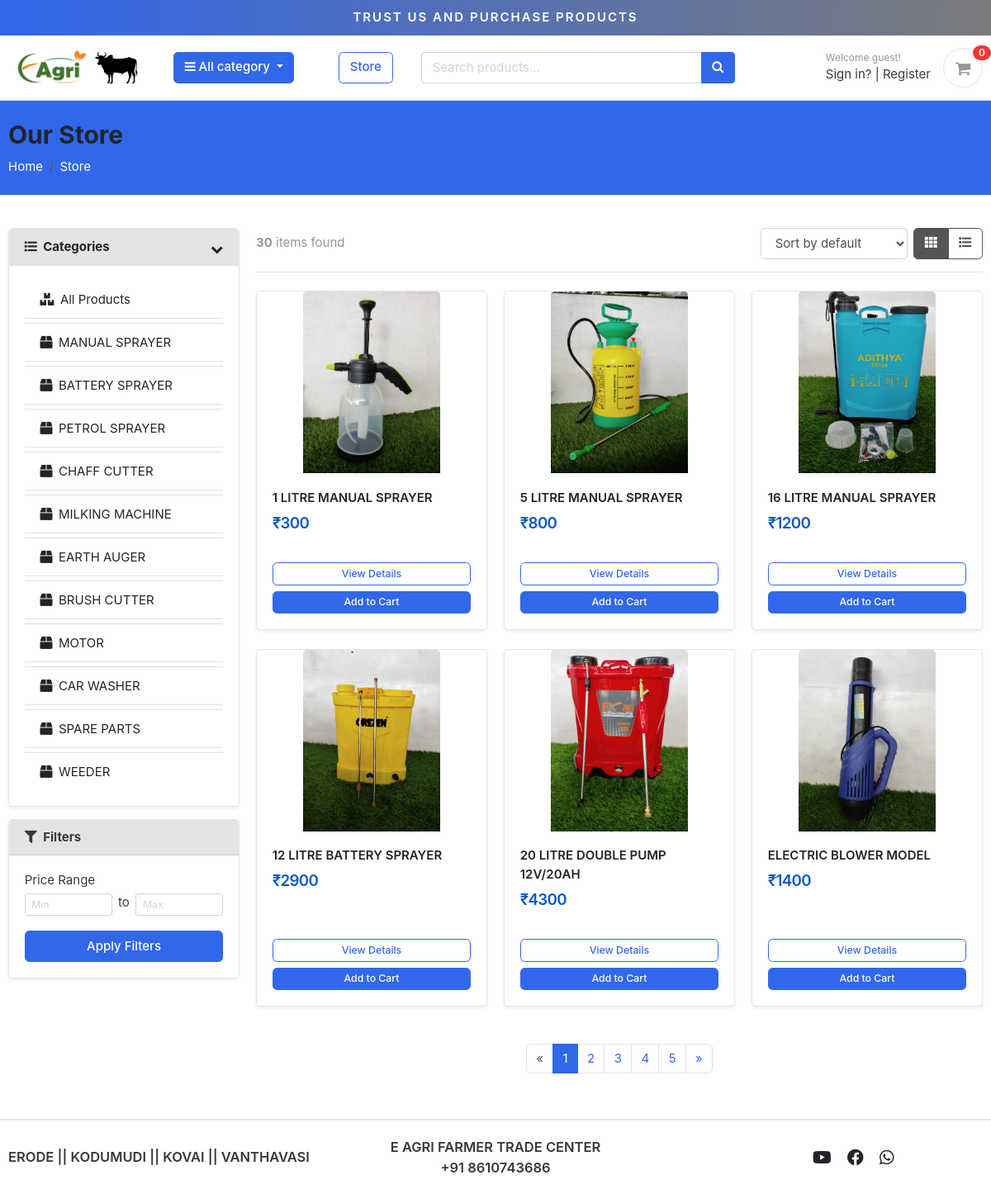
/store/, run on the app's committed database.
### category/models.py (models this page shows, shortened)
class Category(models.Model):
    category_name = models.CharField(max_length=50)
    slug = models.SlugField(max_length=100,unique=True)
    description = models.TextField(max_length=255)
    cat_image = models.ImageField(upload_to='photos/categories',blank=True)
    class Meta:
        verbose_name = 'category'
        verbose_name_plural = 'categories'
    def get_url(self):
        return reverse('product_by_category', args=[self.slug])

### store/models.py (models this page shows, shortened)
class Product(models.Model):
    product_name = models.CharField(max_length=200, unique=True)
    slug = models.SlugField(max_length=200,unique=True)
    description  =models.TextField(max_length=500,unique=True)
    price = models.IntegerField()
    image = models.ImageField(upload_to='photos/products')
    stock = models.IntegerField()
    youtube_link = models.URLField(blank=True, null=True)
    is_available = models.BooleanField(default=True)
    category = models.ForeignKey(Category, on_delete=models.CASCADE)
    created_date = models.DateTimeField(auto_now_add=True)
    modified_date = models.DateTimeField(auto_now=True)
    def get_url(self):
        return reverse('product_detail',args=[self.category.slug,self.slug])

### store/views.py (the view)
# urls.py: path('store/',include('store.urls')),
def store(request, category_slug=None):
    categories = None
    products = None
    if category_slug is not None:
        categories = get_object_or_404(Category, slug=category_slug)
        products = Product.objects.filter(category=categories, is_available=True)
    else:
        products = Product.objects.filter(is_available=True)
    min_price = request.GET.get('min_price')
    max_price = request.GET.get('max_price')
    if min_price:
        products = products.filter(price__gte=min_price)
    if max_price:
        products = products.filter(price__lte=max_price)
    sort = request.GET.get('sort')
    if sort == 'price_asc':
        products = products.order_by('price')
    elif sort == 'price_desc':
        products = products.order_by('-price')
    elif sort == 'newest':
        products = products.order_by('-created_date')
    else:
        products = products.order_by('id')
    product_count = products.count()
    paginator = Paginator(products, 6)  # Show 6 products per page
    page = request.GET.get('page')
    try:
        paged_products = paginator.page(page)
    except PageNotAnInteger:
        paged_products = paginator.page(1)
    except EmptyPage:
        paged_products = paginator.page(paginator.num_pages)
    context = {
        'products': paged_products,
        'product_count': product_count,
    }
    return render(request, 'store/store.html', context)

### carts/context_processors.py (called while the page is built)
def counter(request):
    cart_count = 0
    if 'admin' in request.path:
        return {}
    else:
        try:
            cart = Cart.objects.filter(cart_id=_cart_id(request))
            if request.user.is_authenticated:
                cart_items = CartItem.objects.all().filter(user=request.user)
            else:
                cart_items = CartItem.objects.all().filter(cart=cart[:1])
            for cart_item in cart_items:
                cart_count += cart_item.quantity
        except Cart.DoesNotExist:
            cart_count = 0
    return dict(cart_count=cart_count)

### carts/views.py (called while the page is built)
def _cart_id(request):
    cart = request.session.session_key
    if not cart:
        cart = request.session.create()
    return cart

### category/context_processors.py (called while the page is built)
def menu_links(request):
    links = Category.objects.all()
    return dict(links=links)

### templates/store/store.html (shortened to what this page needs)
{% extends 'base.html' %}
{% load static %}
{% block content %}
<section class="section-pagetop bg-primary bg-gradient py-4">
<div class="container text-white">
    {% if 'search' in request.path %}
        <h2 class="title-page display-6">Search Results for "{{ keyword }}"</h2>
    {% else %}
        <h2 class="title-page display-6">Our Store</h2>
    {% endif %}
    <nav aria-label="breadcrumb">
        <ol class="breadcrumb">
            <li class="breadcrumb-item"><a href="{% url 'home' %}" class="text-white">Home</a></li>
            <li class="breadcrumb-item active text-white" aria-current="page">Store</li>
        </ol>
    </nav>
</div>
</section>
<section class="section-content padding-y">
<div class="container">
<div class="row">
    <aside class="col-md-3">
        <div class="card shadow-sm">
            <article class="filter-group">
                <header class="card-header bg-light">
                    <a href="#" data-toggle="collapse" data-target="#collapse_1" aria-expanded="true" class="d-flex justify-content-between align-items-center text-dark">
                        <h6 class="title mb-0"><i class="fas fa-list mr-2"></i>Categories</h6>
                        <i class="icon-control fa fa-chevron-down"></i>
                    </a>
                </header>
                <div class="filter-content collapse show" id="collapse_1">
                    <div class="card-body">
                        <ul class="list-menu list-group list-group-flush">
                            <li class="list-group-item"><a href="{% url 'store' %}" class="text-dark"><i class="fas fa-boxes mr-2"></i>All Products</a></li>
                            {% for category in links %}
                                <li class="list-group-item"><a href="{{ category.get_url }}" class="text-dark"><i class="fas fa-box mr-2"></i>{{ category.category_name }}</a></li>
                            {% endfor %}
                        </ul>
                    </div>
                </div>
            </article>
        </div>
        <div class="card mt-3 shadow-sm">
            <div class="card-header bg-light">
                <h6 class="mb-0"><i class="fas fa-filter mr-2"></i>Filters</h6>
            </div>
            <div class="card-body">
                <form method="GET" action="{% if 'search' in request.path %}{% url 'search' %}{% else %}{% url 'store' %}{% endif %}">
                    <div class="form-group">
                        <label>Price Range</label>
                        <div class="d-flex justify-content-between mb-2">
                            <input type="number" class="form-control form-control-sm" name="min_price" placeholder="Min" value="{{ request.GET.min_price }}">
                            <span class="px-2">to</span>
                            <input type="number" class="form-control form-control-sm" name="max_price" placeholder="Max" value="{{ request.GET.max_price }}">
                        </div>
                    </div>
                    <button type="submit" class="btn btn-primary btn-block">Apply Filters</button>
                </form>
            </div>
        </div>
    </aside>
    <main class="col-md-9">
        <header class="border-bottom mb-4 pb-3 d-flex flex-column flex-md-row justify-content-between align-items-center">
            <div class="mb-2 mb-md-0">
                <span class="text-muted"><b>{{ product_count }}</b> {% if product_count == 1 %}item{% else %}items{% endif %} found</span>
            </div>
            <div class="form-inline">
                <form method="GET" action="{% if 'search' in request.path %}{% url 'search' %}{% else %}{% url 'store' %}{% endif %}" class="mr-2">
                    <select name="sort" class="form-control" onchange="this.form.submit()">
                        <option value="">Sort by default</option>
                    </select>
                </form>
                <div class="btn-group">
                    <button class="btn btn-outline-secondary active" data-toggle="tooltip" title="Grid view">
                        <i class="fas fa-th"></i>
                    </button>
                    <button class="btn btn-outline-secondary" data-toggle="tooltip" title="List view">
                        <i class="fas fa-list"></i>
                    </button>
                </div>
            </div>
        </header>
        {% if products %}
        <div class="row">
            {% for product in products %}
                <div class="col-md-4 mb-4">
                    <div class="card card-product-grid h-100 shadow-sm">
                        <div class="img-wrap position-relative">
                            <a href="{{ product.get_url }}">
                                <img src="{{ product.image.url }}" class="card-img-top" alt="{{ product.product_name }}">
                            </a>
                        </div>
                        <div class="card-body d-flex flex-column">
                            <a href="{{ product.get_url }}" class="title font-weight-bold text-dark">{{ product.product_name }}</a>
                            <div class="price-wrap mt-2 mb-3">
                                {% if product.discount_price %}
                                    <span class="price h5">₹{{ product.discount_price }}</span>
                                    <del class="price-old text-muted">₹{{ product.price }}</del>
                                {% else %}
                                    <span class="price h5">₹{{ product.price }}</span>
                                {% endif %}
                            </div>
                            <div class="mt-auto">
                                <a href="{{ product.get_url }}" class="btn btn-outline-primary btn-block btn-sm">View Details</a>
                                <form action="{% url 'add_cart' product.id %}" method="POST" class="add-to-cart-form">
                                    <button type="submit" class="btn btn-primary btn-block btn-sm mt-2">Add to Cart</button>
                                </form>
                            </div>
                        </div>
                    </div>
                </div>
            {% endfor %}
        </div>
        {% endif %}
        <nav class="mt-4" aria-label="Page navigation">
            {% if products.has_other_pages %}
                <ul class="pagination justify-content-center">
                    {% if products.has_previous %}
                        <li class="page-item">
                            <a class="page-link" href="?page={{ products.previous_page_number }}{% if request.GET.keyword %}&keyword={{ request.GET.keyword }}{% endif %}{% if request.GET.min_price %}&min_price={{ request.GET.min_price }}{% endif %}{% if request.GET.max_price %}&max_price={{ request.GET.max_price }}{% endif %}{% if request.GET.sort %}&sort={{ request.GET.sort }}{% endif %}" aria-label="Previous">
                                <span aria-hidden="true">&laquo;</span>
                            </a>
                        </li>
                    {% else %}
                        <li class="page-item disabled">
                            <a class="page-link" href="#" tabindex="-1" aria-disabled="true">
                                <span aria-hidden="true">&laquo;</span>
                            </a>
                        </li>
                    {% endif %}
                    {% for i in products.paginator.page_range %}
                        {% if products.number == i %}
                            <li class="page-item active" aria-current="page">
                                <a class="page-link" href="#">{{ i }}</a>
                            </li>
                        {% else %}
                            <li class="page-item">
                                <a class="page-link" href="?page={{ i }}">{{ i }}</a>
                            </li>
                        {% endif %}
                    {% endfor %}
                    {% if products.has_next %}
                        <li class="page-item">
                            <a class="page-link" href="?page={{ products.next_page_number }}" aria-label="Next">
                                <span aria-hidden="true">&raquo;</span>
                            </a>
                        </li>
                    {% else %}
                        <li class="page-item disabled">
                            <a class="page-link" href="#" tabindex="-1" aria-disabled="true">
                                <span aria-hidden="true">&raquo;</span>
                            </a>
                        </li>
                    {% endif %}
                </ul>
            {% endif %}
        </nav>
    </main>
</div>
</div>
</section>
{% endblock %}

### static/css/ui.css (style rules this page uses)
html { font-family: "Inter", sans-serif; font-size: 15px; }
.img-wrap { text-align: center; display: block; }
.img-wrap img { max-width: 100%; }
.price-wrap { letter-spacing: -0.7px; }
.padding-y { padding-top: 40px; padding-bottom: 40px; }
article:after, .form-group:after { display: block; clear: both; content: ""; }
.title-page { color: #212529; }
[class*=list-] li:after { visibility: hidden; display: block; content: ""; overflow: hidden; height: 0; clear: both; }
.list-menu { list-style: none; margin: 0; padding-left: 0; }
.list-menu li { margin-bottom: 5px; }
.list-menu a { color: #343a40; }
[class*=card-product] a.title { color: #212529; display: block; }
[class*=card-product] .img-wrap { overflow: hidden; position: relative; }
[class*=card-product] .img-wrap img { height: 100%; max-width: 100%; width: auto; display: inline-block; -o-object-fit: cover; object-fit: cover; }
.card-product-grid { margin-bottom: 20px; }
.card-product-grid .img-wrap { border-radius: 0.2rem 0.2rem 0 0; height: 220px; }
.card .img-wrap { overflow: hidden; }
.price { font-weight: 600; color: #212529; }
.icon-control { margin-top: 5px; float: right; font-size: 80%; }
.card-header .title { margin-bottom: 0; line-height: 1.5; }
.filter-group { border-bottom: 1px solid #e4e4e4; }
.filter-group .card-header { border-bottom: 0; }
.filter-group:last-child { border-bottom: 0; }
.section-pagetop { padding: 45px 0; }

### static/css/custom.css (style rules this page uses)
.price { color: #0a58ca; font-weight: 600; }
.btn-primary { transition: all 0.3s ease; }

### data on the page
Category: category_name "MANUAL SPRAYER"
Category: category_name "BATTERY SPRAYER"
Category: category_name "PETROL SPRAYER"
Category: category_name "CHAFF CUTTER"
Category: category_name "MILKING MACHINE"
Category: category_name "EARTH AUGER"
Category: category_name "BRUSH CUTTER"
Category: category_name "MOTOR"
Category: category_name "CAR WASHER"
Category: category_name "SPARE PARTS"
Category: category_name "WEEDER"
Product: image (picture), product_name "1 LITRE MANUAL SPRAYER", price "300"
Product: image (picture), product_name "5 LITRE MANUAL SPRAYER", price "800"
Product: image (picture), product_name "16 LITRE MANUAL SPRAYER", price "1200"
Product: image (picture), product_name "12 LITRE BATTERY SPRAYER", price "2900"
Product: image (picture), product_name "20 LITRE DOUBLE PUMP 12V/20AH", price "4300"
Product: image (picture), product_name "ELECTRIC BLOWER MODEL", price "1400"

### other printed values
{{ cart_count }} "0"
{{ product_count }} "30"
{{ i }} "1"
{{ i }} "2" "3" "4" "5"
